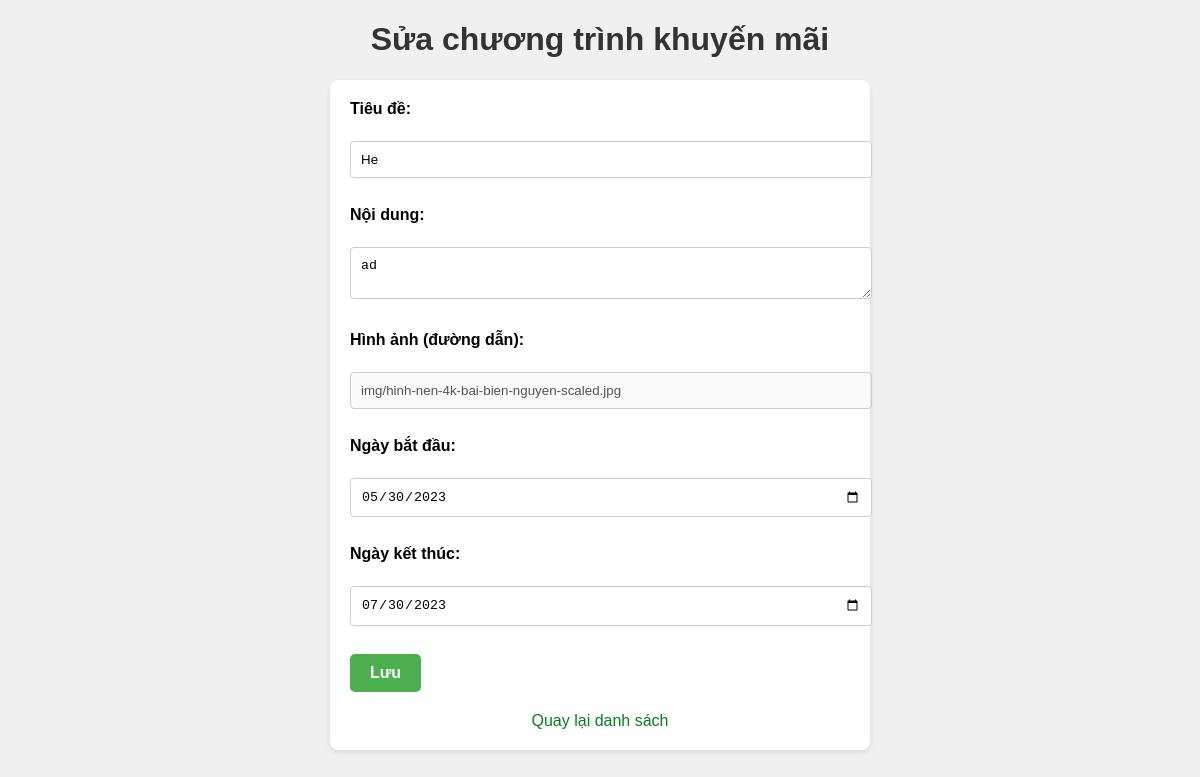
Screenshot of /layout/edit_promotions.php?id=1 with the database file from the repository.
### tables this page shows
CREATE TABLE `promotions` (
  `id_promotions` int(11) NOT NULL,
  `title` varchar(255) NOT NULL,
  `content` text NOT NULL,
  `image_path` varchar(255) NOT NULL,
  `start_date` date NOT NULL,
  `end_date` date NOT NULL
);

### layout/edit_promotions.php (the view, shortened to what this page needs)
<!DOCTYPE html>
<html>
<head>
    <link rel="stylesheet" href="/css/edit_promotions.css">
</head>
<body>
    <h1>Sửa chương trình khuyến mãi</h1>
    <?php
    include 'connect.php';
    $id = $_GET['id'];
    $sql = "SELECT * FROM promotions WHERE id_promotions = '$id'";
    $result = $conn->query($sql);
    if ($result->num_rows > 0) {
        $row = $result->fetch_assoc();
    ?>
    <form method="post" action="/action/process_edit.php">
        <label>Tiêu đề:</label><br>
        <input type="text" name="title" value="<?php echo $row['title']; ?>" required><br><br>
        <label>Nội dung:</label><br>
        <textarea name="content" required><?php echo $row['content']; ?></textarea><br><br>
        <label>Hình ảnh (đường dẫn):</label><br>
        <input type="text" name="image_path" disabled value="<?php echo $row['image_path']; ?>" required><br><br>
        <label>Ngày bắt đầu:</label><br>
        <input type="date" name="start_date" value="<?php echo $row['start_date']; ?>" required><br><br>
        <label>Ngày kết thúc:</label><br>
        <input type="date" name="end_date" value="<?php echo $row['end_date']; ?>" required><br><br>
        <input  type="submit" value="Lưu">
        <a href="display_promotions.php">Quay lại danh sách</a>
    </form>
    <?php
    } else {
        echo "Không tìm thấy chương trình khuyến mãi có ID = $id";
    }
    ?>
    <br>
</body>
</html>

### css/edit_promotions.css (style rules this page uses)
body { font-family: Arial, sans-serif; margin: 0; padding: 0; background-color: #f0f0f0; }
h1 { color: #333; text-align: center; }
form { max-width: 500px; margin: 0 auto; background-color: #fff; padding: 20px; border-radius: 8px; box-shadow: 0 2px 5px rgba(0, 0, 0, 0.1); }
label { display: block; font-weight: bold; margin-bottom: 5px; }
input[type="text"], textarea, input[type="date"] { width: 100%; padding: 10px; border: 1px solid #ccc; border-radius: 4px; margin-bottom: 10px; }
textarea { resize: vertical; }
input[type="submit"] { margin: auto; padding: 10px 20px; background-color: #4CAF50; color: #fff; border: none; border-radius: 5px; cursor: pointer; font-size: 16px; font-weight: bold; }
a { display: block; text-align: center; margin-top: 20px; color: #067e20; text-decoration: none; }

### rows the page displays
promotions: title "He", content "ad", image_path "img/hinh-nen-4k-bai-bien-nguyen-scaled.jpg", start_date "05/30/2023", end_date "07/30/2023"
